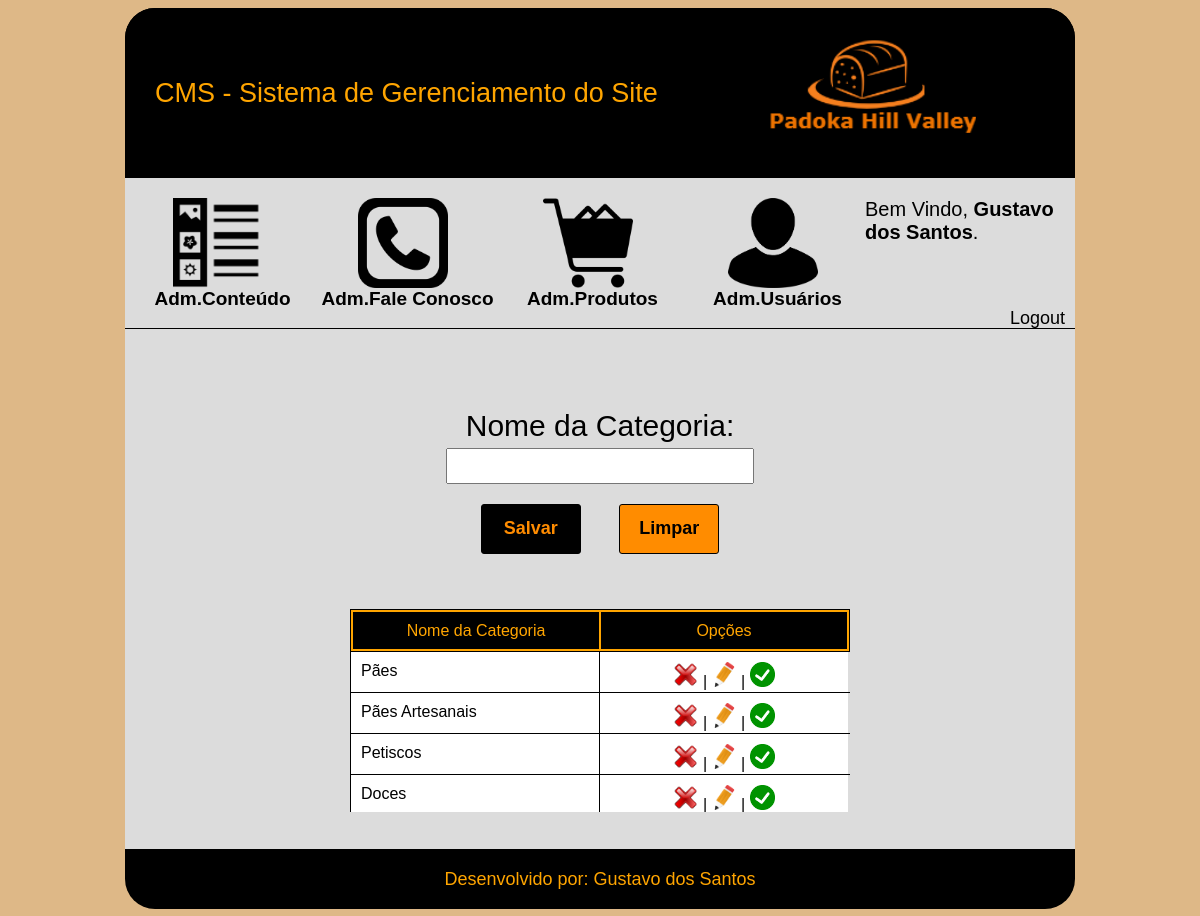
Screenshot of /cms/categorias.php (signed in) with the database file from the repository.
### tables this page shows
CREATE TABLE `tbl_categoria` (
  `id` int(11) NOT NULL AUTO_INCREMENT,
  `nome` varchar(50) DEFAULT NULL,
  `status` tinyint(1) DEFAULT NULL,
  PRIMARY KEY (`id`)
);

### cms/categorias.php (the view, shortened to what this page needs)
<?php
    $botao = "Salvar";
    $nome = "";
?>
<!DOCTYPE html>
<html>
<head>
    <link rel="stylesheet" type="text/css" href="css/categorias.css">
    <link rel="stylesheet" type="text/css" href="css/header.css">
</head>
<body>
    <div id="main">
        <?php require_once 'header.php'; ?>
        <div id="content">
            <form action="categorias.php" method="post">
                <div id="caixa-form">
                    Nome da Categoria:<br>
                    <input type="text" class="input-texto" maxlength="30"
                           name="txtNome" required value="<?=$nome?>"><br>
                    <div id="caixa-botoes">
                        <input type="submit" id="botao-salvar" value="<?=$botao?>" name="btnSalvar">
                        <input type="reset" id="botao-limpar" value="Limpar">
                    </div>
                </div>
            </form>
            <div id="caixa-tabela" >
                <table id="tabela-titulos" >
                    <tr>
                        <td>
                            Nome da Categoria
                        </td>
                         <td>
                            Opções
                        </td>
                    </tr>
                </table>
                    <div id="tabela-usuarios">
                        <?php
                            $sql = "SELECT * FROM tbl_categoria";
                            $res = mysqli_query($con, $sql);
                            while($rsDados = mysqli_fetch_array($res)){
                                if($rsDados['status'] == 1){
                                    $fotoStatus = "check.png";
                                }else{
                                    $fotoStatus = "noCheck.png";
                                }
                        ?>
                        <div class="linha">
                            <div class="campo">
                                <?php echo($rsDados['nome']);?>
                            </div>
                             <div class="campo" style="text-align:center;">
                                 <a href="categorias.php?id=<?php echo($rsDados['id']);?>&modo=excluir" onclick="return confirm('Deseja Realmente excluir')">
                                    <img src="imagens/gUsers/delete.png" class="foto-opcoes">
                                 </a>|
                                 <a href="categorias.php?id=<?php echo($rsDados['id']);?>&modo=consultar">
                                    <img src="imagens/gUsers/edit.png" class="foto-opcoes">
                                 </a>|
                                 <a href="categorias.php?id=<?php echo($rsDados['id']);?>&modo=mudaStatus&status=<?php echo($rsDados['status']);?>">
                                    <img src="imagens/gUsers/<?=$fotoStatus?>" class="foto-opcoes">
                                 </a>
                            </div>
                        </div>
                        <?php
                            }
                        ?>
                    </div>
            </div>
        </div>
        <footer>
            Desenvolvido por: Gustavo dos Santos
        </footer>
    </div>
</body>
</html>

### cms/css/categorias.css (style rules this page uses)
body { font-family: sans-serif; background-color: burlywood; }
#main { width: 950px; height: 900px; margin-left: auto; margin-right: auto; border-radius: 30px; }
#content { width: 100%; height: 520px; background-color: gainsboro; border-top: 1px solid #000000; }
#caixa-form { width: 400px; height: 250px; margin-left: auto; margin-right: auto; font-size: 30px; text-align: center; margin-top: 80px; }
.input-texto { width: 300px; height: 30px; }
#caixa-botoes { width: 300px; height: 80px; margin-left: auto; margin-right: auto; margin-top: 20px; }
#botao-salvar { width: 100px; height: 50px; background-color: black; border-style: none; border-radius: 3px; font-weight: bold; font-size: 18px; border:1px solid black; color: darkorange; }
#botao-limpar { width: 100px; height: 50px; background-color: darkorange; border-style: none; border-radius: 3px; font-weight: bold; font-size: 18px; border:1px solid black; color:black; margin-left: 30px; }
#caixa-tabela { width: 500px; margin-left: auto; margin-right: auto; height: 200px; margin-top: -50px; }
#tabela-titulos { width:500px; height: 35px; border: 1px solid black; text-align: center; background-color: orange; }
#tabela-titulos td { width: 50%; height: 35px; color:orange; background-color: black; }
#tabela-usuarios { width:500px; height: 160px; overflow-y: auto; overflow-x: hidden; }
#tabela-usuarios .linha { width: 500px; height: 40px; border-bottom: 1px solid black; }
#tabela-usuarios .campo { width: 228px; height: 20px; background-color: white; float: left; border-left: 1px solid black; padding: 10px; overflow: hidden; white-space: nowrap; text-overflow: ellipsis; }
.foto-opcoes { width: 25px; height: 25px; }
footer { width: 100%; height: 40px; background-color: black; border-bottom-left-radius: 30px; border-bottom-right-radius: 30px; font-size: 18px; text-align: center; color: orange; padding-top: 20px; }

### cms/css/header.css (style rules this page uses)
a:link { text-decoration: none; }
a { color:black; }

### rows the page displays
tbl_categoria: nome "Pães"
tbl_categoria: nome "Pães Artesanais"
tbl_categoria: nome "Petiscos"
tbl_categoria: nome "Doces"

### other values shown
$_SESSION['nomeDoUsuario'] "Gustavo dos Santos"
